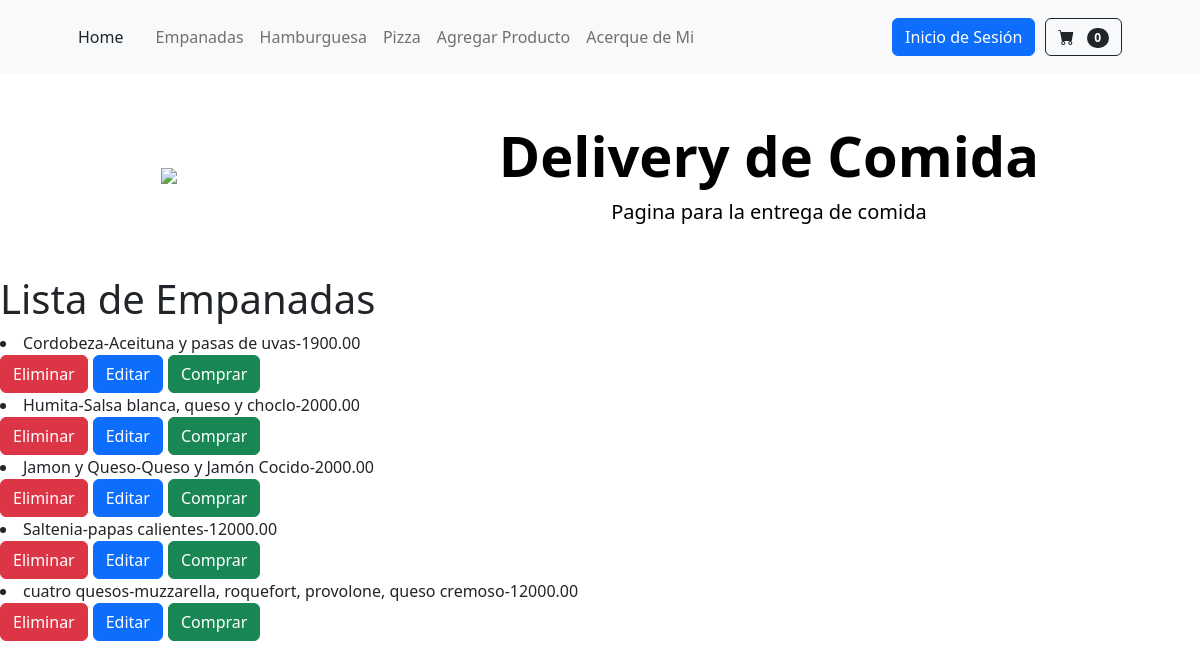
Page /app_coder/lista_empanada/ on the earlier database version.
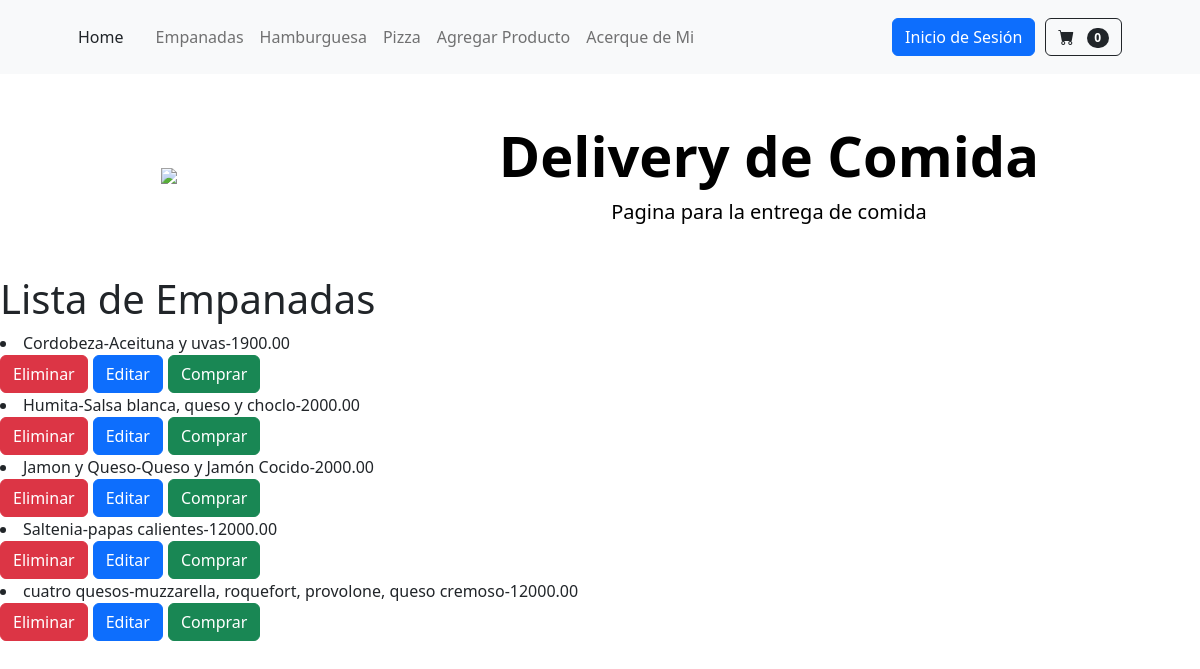
Same page on the later database version.
### app_coder/models.py (models this page shows)
class Empanada(models.Model):
    nombre = models.CharField(max_length=100)
    ingredientes = models.TextField()
    precio=models.DecimalField(max_digits=10, decimal_places=2)
    def __str__(self):
        return f'{self.nombre}-{self.ingredientes}-{self.precio}'

### app_coder/views.py (the view)
# urls.py: path('lista_empanada/',lista_empanadas, name='ListaEmpanada'),
def lista_empanadas(req):
    empanadas = Empanada.objects.all()
    return render(req, "lista_empanada.html", {"empanadas": empanadas})

### app_coder/templates/lista_empanada.html
{% extends 'padre.html' %}
{% block contenidoQueCambia %}
    <h1>Lista de Empanadas</h1>
    {% for empanada in empanadas %}
    <li>
        {{empanada}}
    </li>
    <div style="display: flex;column-gap: 5px;">
        <form action="{% url 'EliminarEmpanadas' empanada.id %}" method="post">{% csrf_token %}
            <button class="btn btn-danger" type="submit"">Eliminar</button>
        </form>
        <buttton>
            <a type="submit" class="btn btn-primary" href="{% url 'ModificarEmpanadas' empanada.id %}">Editar</a>
        </buttton>
        <buttton>
            <a  type="submit" class="btn btn-success" href="{}"">Comprar</a>
        </buttton>
    </div>
    {% endfor %}
{% endblock contenidoQueCambia %}

Differences in the rows shown:
changed Empanada: nombre+ingredientes+precio "Cordobeza-Aceituna y pasas de uvas-1900.00" → "Cordobeza-Aceituna y uvas-1900.00"
